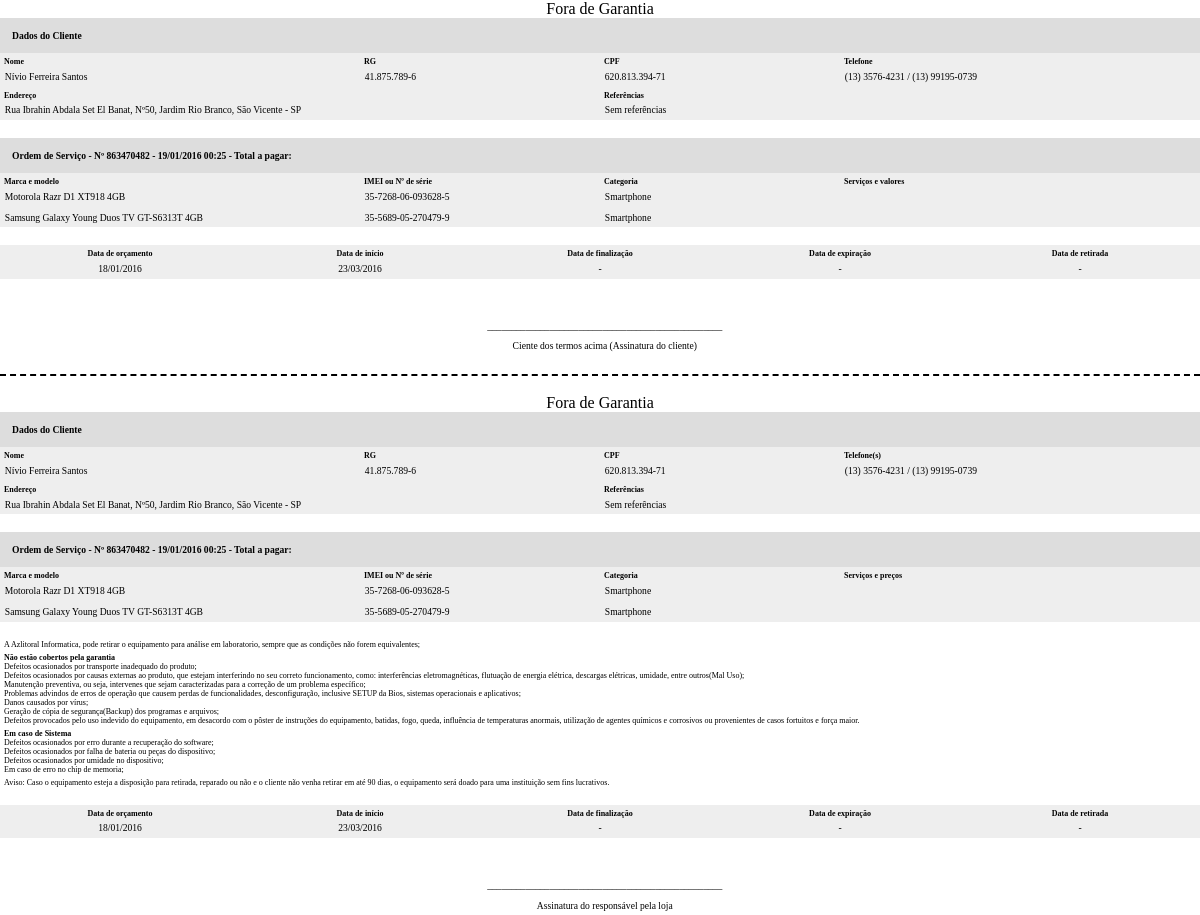
Screenshot of /ImprimirOrdem.php?codigo=863470482 with the database file from the repository.
### tables this page shows
CREATE TABLE `tb_cliente` (
  `cd_cliente` int(11) NOT NULL AUTO_INCREMENT,
  `nm_cliente` varchar(120) DEFAULT NULL,
  `cd_cpf` varchar(11) DEFAULT NULL,
  `cd_rg` varchar(9) DEFAULT NULL,
  `cd_telefone1` varchar(10) DEFAULT NULL,
  `cd_telefone2` varchar(11) DEFAULT NULL,
  `nm_endereco` varchar(100) DEFAULT NULL,
  `ds_referencias` varchar(500) DEFAULT NULL,
  `dt_cadastro` datetime DEFAULT NULL,
  PRIMARY KEY (`cd_cliente`),
  UNIQUE KEY `cd_cpf` (`cd_cpf`),
  UNIQUE KEY `cd_rg` (`cd_rg`)
);

CREATE TABLE `tb_os` (
  `cd_os` int(11) NOT NULL AUTO_INCREMENT,
  `dt_orcamento` date DEFAULT NULL,
  `dt_inicio` date DEFAULT NULL,
  `dt_finalizacao` date DEFAULT NULL,
  `dt_retirada` date DEFAULT NULL,
  `dt_expiracao` date DEFAULT NULL,
  `dt_venda` date DEFAULT NULL,
  `cd_status` int(1) DEFAULT NULL,
  `ic_orcam_vend_manuten` tinyint(1) DEFAULT NULL,
  `ds_os` varchar(500) DEFAULT NULL,
  `cd_funcionario` int(11) DEFAULT NULL,
  `dt_cadastro` datetime DEFAULT NULL,
  `cd_verificador` int(11) DEFAULT NULL,
  `cd_cliente` int(11) DEFAULT NULL,
  PRIMARY KEY (`cd_os`),
  UNIQUE KEY `uk_verificador` (`cd_verificador`) USING BTREE,
  KEY `fk_os_funcionario` (`cd_funcionario`),
  KEY `fk_os_status` (`cd_status`),
  KEY `fk_os_cliente` (`cd_cliente`),
  CONSTRAINT `fk_os_cliente` FOREIGN KEY (`cd_cliente`) REFERENCES `tb_cliente` (`cd_cliente`) ON DELETE SET NULL ON UPDATE CASCADE,
  CONSTRAINT `fk_os_funcionario` FOREIGN KEY (`cd_funcionario`) REFERENCES `tb_funcionario` (`cd_funcionario`),
  CONSTRAINT `fk_os_status` FOREIGN KEY (`cd_status`) REFERENCES `tb_status` (`cd_status`) ON DELETE SET NULL ON UPDATE CASCADE
);

CREATE TABLE `tb_aparelho` (
  `cd_aparelho` int(11) NOT NULL AUTO_INCREMENT,
  `cd_imei` varchar(15) DEFAULT NULL,
  `cd_venda` tinyint(1) DEFAULT NULL,
  `ds_aparelho` varchar(500) DEFAULT NULL,
  `cd_modelo` int(11) DEFAULT NULL,
  `cd_cliente` int(11) DEFAULT NULL,
  `dt_cadastro` datetime DEFAULT NULL,
  `cd_imei_secundario` varchar(15) DEFAULT NULL,
  `cd_numero_serie` varchar(20) DEFAULT NULL,
  PRIMARY KEY (`cd_aparelho`),
  UNIQUE KEY `cd_imei_secundario` (`cd_imei_secundario`),
  UNIQUE KEY `cd_numero_serie` (`cd_numero_serie`),
  UNIQUE KEY `uk_imei` (`cd_imei`) USING HASH,
  KEY `fk_aparelho_modelo` (`cd_modelo`),
  KEY `fk_aparelho_cliente` (`cd_cliente`),
  CONSTRAINT `fk_aparelho_cliente` FOREIGN KEY (`cd_cliente`) REFERENCES `tb_cliente` (`cd_cliente`) ON DELETE SET NULL ON UPDATE CASCADE,
  CONSTRAINT `fk_aparelho_modelo` FOREIGN KEY (`cd_modelo`) REFERENCES `tb_modelo` (`cd_modelo`) ON DELETE SET NULL ON UPDATE CASCADE
);

CREATE TABLE `tb_categoria` (
  `cd_categoria` int(11) NOT NULL AUTO_INCREMENT,
  `nm_categoria` varchar(70) DEFAULT NULL,
  `ic_editavel` tinyint(1) DEFAULT NULL,
  PRIMARY KEY (`cd_categoria`)
);

### ImprimirOrdem.php (the view, shortened to what the rows shown need)
<?php
	include 'php/Conexao.php';
	include 'php/ConexaoPrincipal.php';
	$codigo = mysql_escape_string($_GET['codigo']);
	$result_Cliente = $conexaoPrincipal -> Query("select tb_cliente.nm_cliente,
														   tb_cliente.cd_rg,
														   tb_cliente.cd_cpf,
														   tb_cliente.cd_telefone1,
														   tb_cliente.cd_telefone2,
														   tb_cliente.nm_endereco,
														   tb_cliente.ds_referencias
													  from tb_os inner join tb_cliente
														on tb_os.cd_cliente = tb_cliente.cd_cliente
														  where tb_os.cd_verificador = '$codigo'");
	$linha_Cliente = mysqli_fetch_assoc($result_Cliente);
	$query_Aparelhos = "select tb_os.cd_os, tb_aparelho.cd_aparelho, concat(tb_marca.nm_marca, ' ', tb_modelo.nm_modelo) as nm_marca_modelo,
							   tb_aparelho.cd_imei,
							   tb_aparelho.cd_numero_serie,
							   tb_categoria.nm_categoria,
							   item_os.ds_item_os,
							   tb_os.dt_cadastro
						  from tb_os inner join item_os
							on tb_os.cd_os = item_os.cd_os
							  inner join tb_aparelho
								on item_os.cd_aparelho = tb_aparelho.cd_aparelho
								  inner join tb_modelo
									on tb_aparelho.cd_modelo = tb_modelo.cd_modelo
									  inner join tb_marca
										on tb_modelo.cd_marca = tb_marca.cd_marca
										  inner join tb_categoria
											on tb_modelo.cd_categoria = tb_categoria.cd_categoria
							where tb_os.cd_verificador = '$codigo'
								order by nm_marca_modelo";
	$result_Aparelhos = $conexaoPrincipal -> Query($query_Aparelhos);
	$linha_Aparelhos = mysqli_fetch_assoc($result_Aparelhos);
	$total_Aparelhos = mysqli_num_rows($result_Aparelhos);
	$dataCadastro = date('d/m/Y H:i', strtotime($linha_Aparelhos['dt_cadastro']));
	$result_Datas = $conexaoPrincipal -> Query("select tb_os.dt_orcamento,
														   tb_os.dt_inicio,
														   tb_os.dt_finalizacao,
														   tb_os.dt_expiracao,
														   tb_os.dt_retirada,
							   (select concat('R$ ', sum(vl_custo), '/R$ ', sum(vl_preco), '/R$ ', sum((vl_preco - vl_custo)))
  from tb_servico
    where tb_servico.cd_os = tb_os.cd_os) as ds_total_valores,
								(select concat('R$ ', sum(vl_preco))
  from tb_servico
    where tb_servico.cd_os = tb_os.cd_os) as ds_total_pagar
													  from tb_os
														where tb_os.cd_verificador = '$codigo'");
	$linha_Datas = mysqli_fetch_assoc($result_Datas);
?>
<html>
	<head>
	</head>
	<body>
		<div class="ordem fica">
			<div class="data-client">
				<table width="100%" cellspacing="0">
					<tr>
						<td width="30%">
							<label class="lbl-title">Nome</label><br>
							<label class="lbl-item"><?php echo $linha_Cliente['nm_cliente']; ?></label>
						</td>
						<td width="20%">
							<label class="lbl-title">RG</label><br>
							<label class="lbl-item"><?php $aux = $linha_Cliente['cd_rg']; $aux = $aux[0].$aux[1].'.'.$aux[2].$aux[3].$aux[4].'.'.$aux[5].$aux[6].$aux[7].'-'.$aux[8]; echo $aux; ?></label>
						</td>
						<td width="20%">
							<label class="lbl-title">CPF</label><br>
							<label class="lbl-item"><?php $aux = $linha_Cliente['cd_cpf']; $aux = $aux[0].$aux[1].$aux[2].'.'.$aux[3].$aux[4].$aux[5].'.'.$aux[6].$aux[7].$aux[8].'-'.$aux[9].$aux[10]; echo $aux; ?></label>
						</td>
						<td width="30%">
							<label class="lbl-title">Telefone</label><br>
							<label class="lbl-item"><?php $aux = $linha_Cliente['cd_telefone1']; if (strlen($aux) == 10) {$aux = '('.$aux[0].$aux[1].') '.$aux[2].$aux[3].$aux[4].$aux[5].'-'.$aux[6].$aux[7].$aux[8].$aux[9];} else {$aux = '('.$aux[0].$aux[1].') '.$aux[2].$aux[3].$aux[4].$aux[5].$aux[6].'-'.$aux[7].$aux[8].$aux[9].$aux[10];} echo $aux; $aux = $linha_Cliente['cd_telefone2']; if ($aux != '') {if (strlen($aux) == 10) {$aux = '('.$aux[0].$aux[1].') '.$aux[2].$aux[3].$aux[4].$aux[5].'-'.$aux[6].$aux[7].$aux[8].$aux[9];} else {$aux = '('.$aux[0].$aux[1].') '.$aux[2].$aux[3].$aux[4].$aux[5].$aux[6].'-'.$aux[7].$aux[8].$aux[9].$aux[10];} echo ' / '.$aux;}?></label>
						</td>
					</tr>
					<tr>
						<td colspan="2">
							<label class="lbl-title">Endereço</label><br>
							<label class="lbl-item"><?php echo $linha_Cliente['nm_endereco']; ?></label>
						</td>
						<td colspan="2">
							<label class="lbl-title">Referências</label><br>
							<label class="lbl-item"><?php echo $linha_Cliente['ds_referencias']; ?></label>
						</td>
					</tr>
				</table>
			</div>
			<br>
			<div class="data-client">
				<label class="data-title">Ordem de Serviço - Nº <?php echo $codigo; ?> - <?php echo $dataCadastro; ?> - Total a pagar: <?php echo $linha_Datas['ds_total_pagar'];  ?></label>
				<table width="100%" cellspacing="0">
					<tr>
					</tr>
					<?php
						if ($total_Aparelhos > 0)
						{
							do
							{
								$codigoAparelho = $linha_Aparelhos['cd_aparelho'];
								$codigoOrdem = $linha_Aparelhos['cd_os'];
								$result = $conexaoPrincipal -> Query("select concat(tb_servico.ds_servico, ' - R$ ', vl_preco) as ds_servico_valores
																		  from tb_servico
																			where tb_servico.cd_os = '$codigoOrdem' and tb_servico.cd_aparelho = '$codigoAparelho'");
								$linha = mysqli_fetch_assoc($result);
					?>
								<tr>
									<td width="30%">
										<label class="lbl-item"><?php echo $linha_Aparelhos['nm_marca_modelo']; ?></label>
									</td>
									<td width="20%">
										<label class="lbl-item"><?php if ($linha_Aparelhos['cd_imei'] != '') {$aux = $linha_Aparelhos['cd_imei']; $aux = $aux[0].$aux[1].'-'.$aux[2].$aux[3].$aux[4].$aux[5].'-'.$aux[6].$aux[7].'-'.$aux[8].$aux[9].$aux[10].$aux[11].$aux[12].$aux[13].'-'.$aux[14];} else {$aux = $linha_Aparelhos['cd_numero_serie'];} echo $aux;?></label>
									</td>
									<td width="20%">
										<label class="lbl-item"><?php echo $linha_Aparelhos['nm_categoria']; ?></label>
									</td>
									<td width="30%">
										<?php
											do
											{
										?>
												<label class="lbl-item quebra"><?php  echo $linha['ds_servico_valores'];?></label>
										<?php
											}
											while ($linha = mysqli_fetch_assoc($result));
										?>
									</td>
								</tr>
					<?php
							}
							while ($linha_Aparelhos = mysqli_fetch_assoc($result_Aparelhos));
						}
					?>
				</table>
			</div>
			<br>
			<Br><br>
		</div>
		<br><div class="pontilhado">&nbsp;</div>
		<div class="ordem destaca">
			<div class="data-client">
				<table width="100%" cellspacing="0">
					<tr>
						<td width="30%">
							<label class="lbl-title">Nome</label><br>
							<label class="lbl-item"><?php echo $linha_Cliente['nm_cliente']; ?></label>
						</td>
						<td width="20%">
							<label class="lbl-title">RG</label><br>
							<label class="lbl-item"><?php $aux = $linha_Cliente['cd_rg']; $aux = $aux[0].$aux[1].'.'.$aux[2].$aux[3].$aux[4].'.'.$aux[5].$aux[6].$aux[7].'-'.$aux[8]; echo $aux; ?></label>
						</td>
						<td width="20%">
							<label class="lbl-title">CPF</label><br>
							<label class="lbl-item"><?php $aux = $linha_Cliente['cd_cpf']; $aux = $aux[0].$aux[1].$aux[2].'.'.$aux[3].$aux[4].$aux[5].'.'.$aux[6].$aux[7].$aux[8].'-'.$aux[9].$aux[10]; echo $aux; ?></label>
						</td>
						<td width="30%">
							<label class="lbl-title">Telefone(s)</label><br>
							<label class="lbl-item"><?php $aux = $linha_Cliente['cd_telefone1']; if (strlen($aux) == 10) {$aux = '('.$aux[0].$aux[1].') '.$aux[2].$aux[3].$aux[4].$aux[5].'-'.$aux[6].$aux[7].$aux[8].$aux[9];} else {$aux = '('.$aux[0].$aux[1].') '.$aux[2].$aux[3].$aux[4].$aux[5].$aux[6].'-'.$aux[7].$aux[8].$aux[9].$aux[10];} echo $aux; $aux = $linha_Cliente['cd_telefone2']; if ($aux != '') {if (strlen($aux) == 10) {$aux = '('.$aux[0].$aux[1].') '.$aux[2].$aux[3].$aux[4].$aux[5].'-'.$aux[6].$aux[7].$aux[8].$aux[9];} else {$aux = '('.$aux[0].$aux[1].') '.$aux[2].$aux[3].$aux[4].$aux[5].$aux[6].'-'.$aux[7].$aux[8].$aux[9].$aux[10];} echo ' / '.$aux;}?></label>
						</td>
					</tr>
					<tr>
						<td colspan="2">
							<label class="lbl-title">Endereço</label><br>
							<label class="lbl-item"><?php echo $linha_Cliente['nm_endereco']; ?></label>
						</td>
						<td colspan="2">
							<label class="lbl-title">Referências</label><br>
							<label class="lbl-item"><?php echo $linha_Cliente['ds_referencias']; ?></label>
						</td>
					</tr>
				</table>
			</div>
			<br>
			<div class="data-client">
				<label class="data-title">Ordem de Serviço - Nº <?php echo $codigo; ?> - <?php echo $dataCadastro; ?> - Total a pagar: <?php echo $linha_Datas['ds_total_pagar']; ?></label>
				<table width="100%" cellspacing="0">
					<tr>
					</tr>
					<?php
						$result_Aparelhos = $conexaoPrincipal -> Query($query_Aparelhos);
						$linha_Aparelhos = mysqli_fetch_assoc($result_Aparelhos);
						$total_Aparelhos = mysqli_num_rows($result_Aparelhos);
						if ($total_Aparelhos > 0)
						{
							do
							{
								$codigoAparelho = $linha_Aparelhos['cd_aparelho'];
								$codigoOrdem = $linha_Aparelhos['cd_os'];
								$result = $conexaoPrincipal -> Query("select concat(tb_servico.ds_servico, ' - R$ ', vl_preco) as ds_servico_preco
																		  from tb_servico
																			where tb_servico.cd_os = '$codigoOrdem' and tb_servico.cd_aparelho = '$codigoAparelho'");
								$linha = mysqli_fetch_assoc($result);
					?>
								<tr>
									<td width="30%">
										<label class="lbl-item"><?php echo $linha_Aparelhos['nm_marca_modelo']; ?></label>
									</td>
									<td width="20%">
										<label class="lbl-item"><?php if ($linha_Aparelhos['cd_imei'] != '') {$aux = $linha_Aparelhos['cd_imei']; $aux = $aux[0].$aux[1].'-'.$aux[2].$aux[3].$aux[4].$aux[5].'-'.$aux[6].$aux[7].'-'.$aux[8].$aux[9].$aux[10].$aux[11].$aux[12].$aux[13].'-'.$aux[14];} else {$aux = $linha_Aparelhos['cd_numero_serie'];} echo $aux;?></label>
									</td>
									<td width="20%">
										<label class="lbl-item"><?php echo $linha_Aparelhos['nm_categoria']; ?></label>
									</td>
									<td width="30%">
										<?php
											do
											{
										?>
												<label class="lbl-item quebra"><?php  echo $linha['ds_servico_preco'];?></label>
										<?php
											}
											while ($linha = mysqli_fetch_assoc($result));
										?>
									</td>
								</tr>
					<?php
							}
							while ($linha_Aparelhos = mysqli_fetch_assoc($result_Aparelhos));
						}
					?>
				</table>
			</div>
			<br>
			<br>
			<Br><br>
		</div>
	</body>
</html>

### rows the page displays
tb_cliente: nm_cliente "Nívio Ferreira Santos", cd_rg "41.875.789-6", cd_cpf "620.813.394-71", cd_telefone1 "(13) 3576-4231", cd_telefone2 "(13) 99195-0739", nm_endereco "Rua Ibrahin Abdala Set El Banat, Nº50, Jardim Rio Branco, São Vicente - SP", ds_referencias "Sem referências"
tb_os: dt_cadastro "19/01/2016 00:25", nm_marca_modelo "Motorola Razr D1 XT918 4GB", tb_aparelho.cd_imei "35-7268-06-093628-5", tb_categoria.nm_categoria "Smartphone", nm_marca_modelo "Samsung Galaxy Young Duos TV GT-S6313T 4GB", tb_aparelho.cd_imei "35-5689-05-270479-9"

### other values shown
$codigo "863470482"
$aux "18/01/2016"
$aux "23/03/2016"
